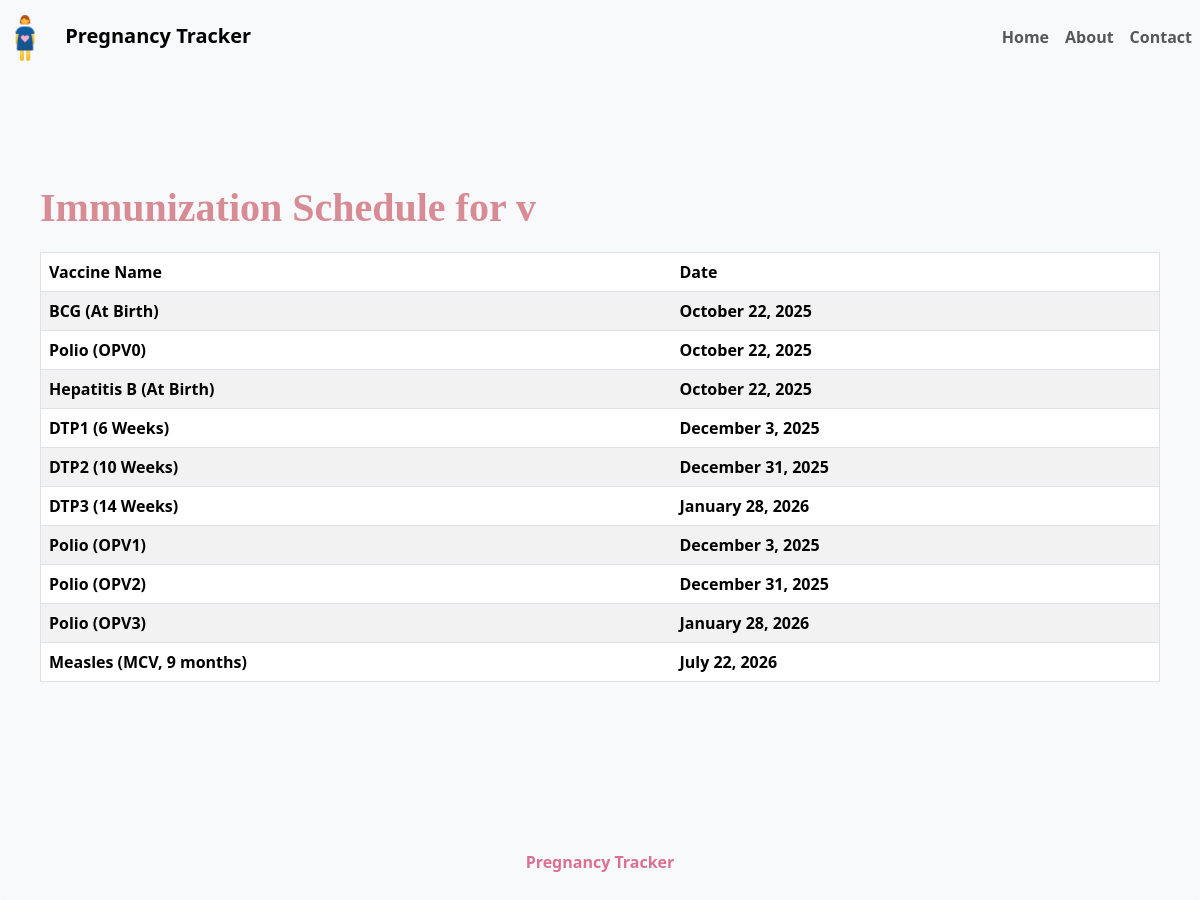
Screenshot of /ptracker/immunization_schedule/1/ with the database file from the repository.
### ptracker/models.py (models this page shows, shortened)
class Pregnancy(models.Model):
    user_name = models.CharField(max_length=100)
    lmp_date = models.DateField()
    baby_birth_date = models.DateField(null=True, blank=True)
    def get_immunization_schedule(self):
        if not self.baby_birth_date:
            return None  # If baby_birth_date is not set, return None to prevent errors
        schedule = {
            'BCG (At Birth)': self.baby_birth_date,
            'Polio (OPV0)': self.baby_birth_date,
            'Hepatitis B (At Birth)': self.baby_birth_date,
            'DTP1 (6 Weeks)': self.baby_birth_date + timedelta(weeks=6),
            'DTP2 (10 Weeks)': self.baby_birth_date + timedelta(weeks=10),
            'DTP3 (14 Weeks)': self.baby_birth_date + timedelta(weeks=14),
            'Polio (OPV1)': self.baby_birth_date + timedelta(weeks=6),
            'Polio (OPV2)': self.baby_birth_date + timedelta(weeks=10),
            'Polio (OPV3)': self.baby_birth_date + timedelta(weeks=14),
            'Measles (MCV, 9 months)': self.baby_birth_date + timedelta(weeks=39),  # 9 months = 39 weeks
        }
        return schedule

### ptracker/views.py (the view)
# urls.py: path('immunization_schedule/<int:pregnancy_id>/', views.immunization_schedule, name='immunization_schedule'),
def immunization_schedule(request, pregnancy_id):
    pregnancy = get_object_or_404(Pregnancy, id=pregnancy_id)
    immunization_schedule = pregnancy.get_immunization_schedule()
    if immunization_schedule is None:
        return render(request, 'error.html', {'message': 'No birth date available for immunization schedule'})
    return render(request, 'immunization_schedule.html', {
        'pregnancy': pregnancy,
        'immunization_schedule': immunization_schedule
    })

### ptracker/templates/immunization_schedule.html
{% extends 'base.html' %}
{% block content %}
  <div class="container my-5">
    <h1>Immunization Schedule for {{ pregnancy.user_name }}</h1>
    <table class="table table-striped">
      <thead>
        <tr>
          <th>Vaccine Name</th>
          <th>Date</th>
        </tr>
      </thead>
      <tbody>
        {% for vaccine, date in immunization_schedule.items %}
          <tr>
            <td>{{ vaccine }}</td>
            <td>{{ date|date:"F j, Y" }}</td>
          </tr>
        {% endfor %}
      </tbody>
    </table>
  </div>
{% endblock %}

### ptracker/templates/base.html (shortened to what this page needs)
{% load static %}
<html lang="en">
<head>
  <link rel="stylesheet" href="{% static 'style/bootstrap/css/bootstrap.min.css' %}">
  <link rel="stylesheet" href="{% static 'style/style.css' %}">
</head>
<body>
  <nav class="navbar navbar-expand-lg navbar-light bg-light">
    <a class="navbar-brand" href="{% url 'index' %}">
      <img src="{% static 'images/icons8-pregnant-48.png' %}" alt="Logo" width="50" height="50">
      Pregnancy Tracker
    </a>
    <div class="collapse navbar-collapse" id="navbarNav">
      <ul class="navbar-nav ms-auto">
        <li class="nav-item active">
          <a class="nav-link" href="{% url 'index' %}">Home</a>
        </li>
        <li class="nav-item">
          <a class="nav-link" href="{% url 'about' %}">About</a>
        </li>
        <li class="nav-item">
          <a class="nav-link" href="{% url 'contact' %}">Contact</a>
        </li>
      </ul>
    </div>
  </nav>
  <div class="container">
    {% block content %}
    {% endblock %}
  </div>
  <footer class="bg-light text-center py-4">
    <p>Pregnancy Tracker</p>
  </footer>
</body>
</html>

### static/style/style.css (style rules this page uses)
* { margin: 0; padding: 0; box-sizing: border-box; }
body { font-family: 'Segoe UI', Tahoma, Geneva, Verdana, sans-serif; line-height: 1.6; background-color: #f8f9fa; color: #333; }
h1, h2, h3 { color: #d68b95; font-family: 'Playfair Display', serif; font-weight: bold; }
.container { max-width: 1200px; margin: 0 auto; padding: 20px; }
.navbar { margin-bottom: 20px; background-color: #f48c8b; border-radius: 5px; }
.navbar-brand img { margin-right: 10px; }
.navbar a { font-weight: bold; }
table { width: 100%; margin-top: 20px; border: 1px solid #e0736f; }
table th, table td { padding: 16px; text-align: left; font-weight: bold; }
table th { background-color: #f48c8b; color: white; }
table tr:nth-child(even) { background-color: #f9f1f3; }
footer { background-color: #f48c8b; padding: 20px; text-align: center; margin-top: 40px; border-radius: 5px; }
footer p { margin: 0; color: palevioletred; font-size: 16px; font-weight: bold; }
p, .btn { margin-bottom: 20px; }

### rows the page displays
Pregnancy: user_name "v", immunization_schedule "October 22, 2025" "October 22, 2025" "October 22, 2025"

### other values shown
{{ vaccine }} "BCG (At Birth)" "Polio (OPV0)" "Hepatitis B (At Birth)" "DTP1 (6 Weeks)" "DTP2 (10 Weeks)" "DTP3 (14 Weeks)" "Polio (OPV1)" "Polio (OPV2)" "Polio (OPV3)" "Measles (MCV, 9 months)"
{{ date|date:"F j, Y" }} "December 3, 2025" "December 31, 2025" "January 28, 2026" "December 3, 2025" "December 31, 2025" "January 28, 2026" "July 22, 2026"
